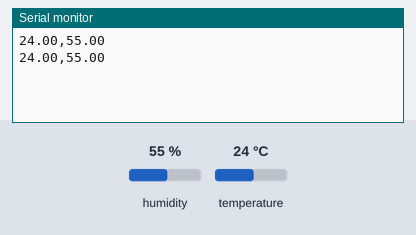
Bench run of a sketch on a simulated Arduino Uno, built with avr-gcc and run on an emulated ATmega328P. Parts: the last lines printed to the serial monitor. The test bench sets the inputs (shaded band); at power-on: humidity 55 %, temperature 24 °C.

Above: at 2.8 s.
2.9 s: humidity set to 22 %
At 4.8 s:
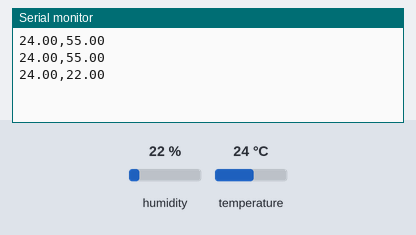
5.6 s: temperature set to 12 °C
At 7.3 s:
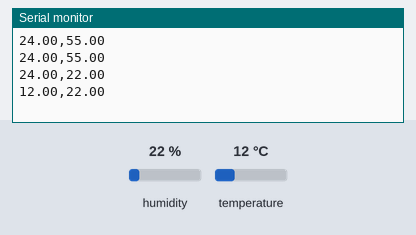
8.3 s: humidity set to 40 %
At 10.9 s:
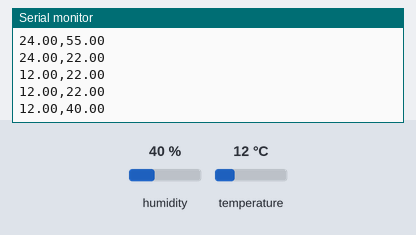
Timing chart, 0 to 12.4 s (numbered marks = the images above; inputs shaded):
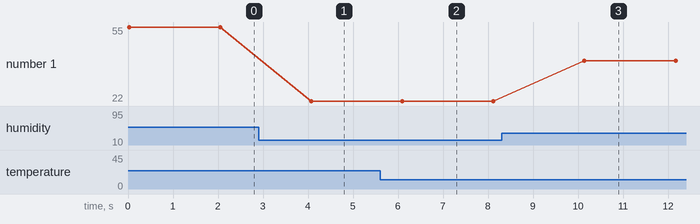

Measured:
- after the input at 2.9 s, the serial monitor: prints a new line after 1.2 s (image 1)
- after the input at 5.6 s, the serial monitor: prints a new line after 0.50 s (image 2)
- after the input at 8.3 s, the serial monitor: prints a new line after 1.8 s (image 3)
- plotted number 1: 55 → 22 after the input at 2.9 s, 22 → 40 after the input at 8.3 s

The sketch:

DHT11_02.ino
```cpp
#include <DHT.h>

#define DHTPIN 4 // DHT11이 연결된 핀
#define DHTTYPE DHT11 // DHT11 센서 타입

// DHT 객체 생성
DHT dht(DHTPIN, DHTTYPE);

void setup() {
  Serial.begin(9600);
  dht.begin();
}

void loop() {
  float temperature = dht.readTemperature();
  float humidity = dht.readHumidity();

  if (isnan(temperature) || isnan(humidity)) {
    Serial.println("센서 오류");
    return;
  }

  Serial.print(temperature);
  Serial.print(",");
  Serial.println(humidity);

  delay(2000);
}
```
